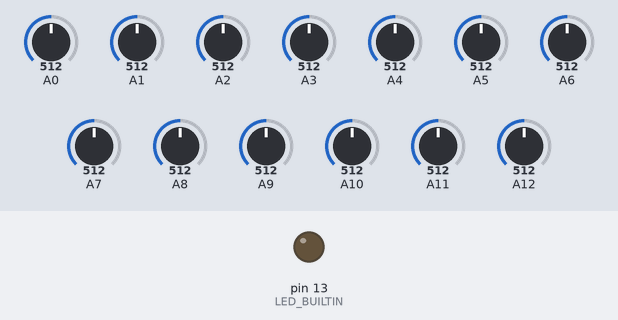
This sketch was run on a simulated Arduino Mega 2560, built with avr-gcc and run on an emulated ATmega2560. Parts: output pins drawn as LEDs (lit = HIGH). The test bench sets the inputs (shaded band); at power-on: A0 = 512, A1 = 512, A2 = 512, A3 = 512, A4 = 512, A5 = 512, A6 = 512, A7 = 512, A8 = 512, A9 = 512, A10 = 512, A11 = 512, A12 = 512. What the sketch prints to the serial monitor is not drawn.

Above: at 0.1 s.
At 0.6 s:
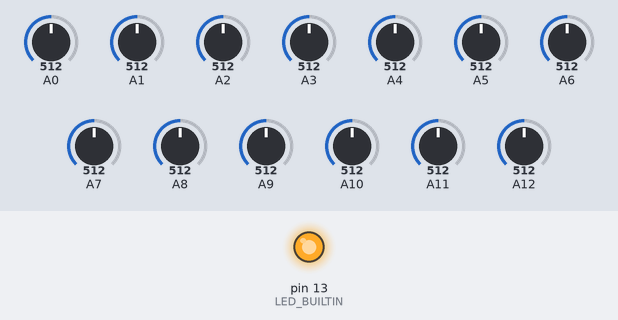
Timing chart, 0 to 12.0 s (numbered marks = the images above):
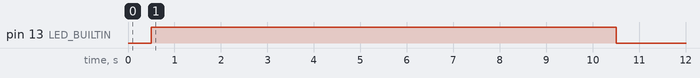

The sketch:

sensor_test.ino
```cpp
#include <QTRSensors.h>

// This example is designed for use with six analog QTR sensors. These
// reflectance sensors should be connected to analog pins A0 to A5. The
// sensors' emitter control pin (CTRL or LEDON) can optionally be connected to
// digital pin 2, or you can leave it disconnected and remove the call to
// setEmitterPin().
//
// The setup phase of this example calibrates the sensors for ten seconds and
// turns on the Arduino's LED (usually on pin 13) while calibration is going
// on. During this phase, you should expose each reflectance sensor to the
// lightest and darkest readings they will encounter. For example, if you are
// making a line follower, you should slide the sensors across the line during
// the calibration phase so that each sensor can get a reading of how dark the
// line is and how light the ground is. Improper calibration will result in
// poor readings.
//
// The main loop of the example reads the calibrated sensor values and uses
// them to estimate the position of a line. You can test this by taping a piece
// of 3/4" black electrical tape to a piece of white paper and sliding the
// sensor across it. It prints the sensor values to the serial monitor as
// numbers from 0 (maximum reflectance) to 1000 (minimum reflectance) followed
// by the estimated location of the line as a number from 0 to 5000. 1000 means
// the line is directly under sensor 1, 2000 means directly under sensor 2,
// etc. 0 means the line is directly under sensor 0 or was last seen by sensor
// 0 before being lost. 5000 means the line is directly under sensor 5 or was
// last seen by sensor 5 before being lost.

QTRSensors qtr;

const uint8_t SensorCount = 13;
uint16_t sensorValues[SensorCount];

void setup()
{
  // configure the sensors
  qtr.setTypeAnalog();
  qtr.setSensorPins((const uint8_t[]){ A0,A1,A2,A3,A4,A5,A6,A7,A8,A9,A10,A11,A12}, SensorCount);
  //qtr.setEmitterPin(2);

  delay(500);
  pinMode(LED_BUILTIN, OUTPUT);
  digitalWrite(LED_BUILTIN, HIGH); // turn on Arduino's LED to indicate we are in calibration mode

  // analogRead() takes about 0.1 ms on an AVR.
  // 0.1 ms per sensor * 4 samples per sensor read (default) * 6 sensors
  // * 10 reads per calibrate() call = ~24 ms per calibrate() call.
  // Call calibrate() 400 times to make calibration take about 10 seconds.
  for (uint16_t i = 0; i < 400; i++)
  {
    qtr.calibrate();
  }
  digitalWrite(LED_BUILTIN, LOW); // turn off Arduino's LED to indicate we are through with calibration

  // print the calibration minimum values measured when emitters were on
  Serial.begin(9600);
  for (uint8_t i = 0; i < SensorCount; i++)
  {
    Serial.print(qtr.calibrationOn.minimum[i]);
    Serial.print(' ');
  }
  Serial.println();

  // print the calibration maximum values measured when emitters were on
  for (uint8_t i = 0; i < SensorCount; i++)
  {
    Serial.print(qtr.calibrationOn.maximum[i]);
    Serial.print(' ');
  }
  Serial.println();
  Serial.println();
  delay(1000);
}

void loop()
{
  // read calibrated sensor values and obtain a measure of the line position
  // from 0 to 5000 (for a white line, use readLineWhite() instead)
  uint16_t position = qtr.readLineBlack(sensorValues);

  // print the sensor values as numbers from 0 to 1000, where 0 means maximum
  // reflectance and 1000 means minimum reflectance, followed by the line
  // position
  for (uint8_t i = 0; i < SensorCount; i++)
  {
    Serial.print(sensorValues[i]);
    Serial.print('\t');
  }
  Serial.println(position);

  //delay(250);
}
```
